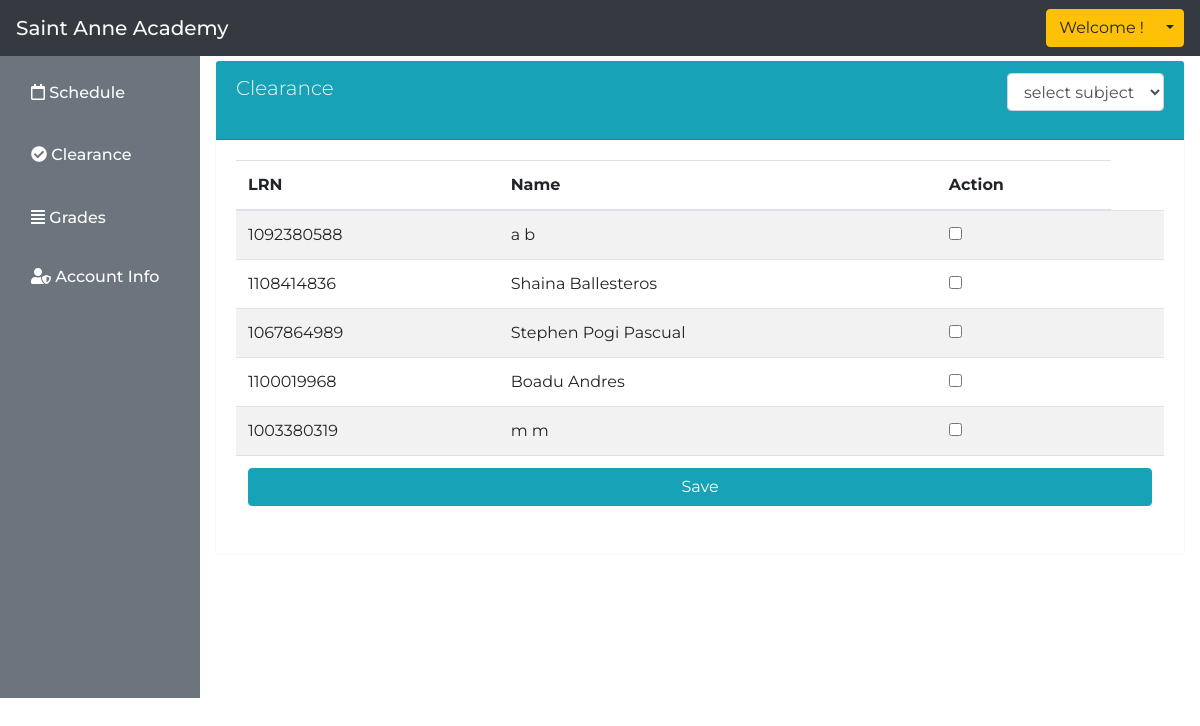
The page /faculty/clearance.php?id=7 on the database its author committed.
### tables this page shows
CREATE TABLE `clearance` (
  `clearance_id` int(11) NOT NULL,
  `lrn` varchar(255) NOT NULL,
  `grade_level` varchar(255) NOT NULL,
  `status` enum('0','1') NOT NULL,
  `subject_id` varchar(255) NOT NULL
);

CREATE TABLE `student` (
  `student_id` int(11) NOT NULL,
  `lrn` varchar(255) NOT NULL,
  `grade_level_id` varchar(255) NOT NULL,
  `section` varchar(255) NOT NULL,
  `school_year` varchar(255) NOT NULL,
  `family_name` text NOT NULL,
  `first_name` text NOT NULL,
  `middle_name` text NOT NULL,
  `bday` date NOT NULL,
  `gender` text NOT NULL,
  `address` varchar(255) NOT NULL,
  `status` text NOT NULL,
  `mother_tounge` text NOT NULL,
  `religion` text NOT NULL,
  `ethnicity` text NOT NULL,
  `dialect` text NOT NULL,
  `other_details` text NOT NULL,
  `school_id_number` varchar(255) NOT NULL,
  `school_name` text NOT NULL,
  `adviser_name` text NOT NULL,
  `father_name` text NOT NULL,
  `mother_name` text NOT NULL,
  `guardian_name` text NOT NULL,
  `mobile_number` varchar(20) NOT NULL
);

### faculty/clearance.php (the view, shortened to what this page needs)
<?php require 'layouts/faculty_header.php'; ?>
<div class="float-right col-10" style="margin-top: 5%;">
    <div class="card border-light mb-3" style="max-width: 100%;">
        <div class="card-header bg-info text-light">
            <div class="row">
                <div class="col-6 lead">Clearance</div>
                <div class="col-6">
                    <form id="myForm" method="post">
                        <div class="form-group float-right">
                            <select class="form-control" id="selected_subject" name="select_subject" onchange="window.location='clearance.php?id='+this.value+'&pos='+this.selectedIndex;">
                                <option value="ALL">select subject</option>
                                <?php
                                    $con = mysqli_connect("localhost", "root", "", "enrollment");
                                ?>
                            </select>
                            <?php
                                $vince = '';
                                if(isset($_GET['id'])){
                                    $id = $_GET['id'];
                                    $vince = $id;
                            ?>
                            <?php } ?>
                        </div>
                    </form>
                </div>
            </div>
        </div>
        <div class="card-body">
            <?php
                if($vince >= 1) {
                    $disp_stud = mysqli_query($con, "SELECT clearance.lrn, student.lrn, student.family_name, student.first_name, student.grade_level_id FROM clearance INNER JOIN student ON student.lrn = clearance.lrn where student.grade_level_id = '$vince' and clearance.status = '0'");
                    $a = 0;
                    $num_rows = mysqli_num_rows($disp_stud);
                    if($num_rows < 1) {
                        $message = 'All students have cleared their clearance';
                    }
                    else {
            ?>
                <form action="clearance.php" method="post">
                    <table class="table table-striped">
                        <thead>
                            <tr>
                                <th scope="col">LRN</th>
                                <th scope="col">Name</th>
                                <th scope="col">Action</th>
                            </tr>
                        </thead>
                        <tbody>
                            <?php
                                while($row = mysqli_fetch_array($disp_stud)) {
                                    $a += $_SESSION['idx'];
                            ?>
                            <tr>
                                <td><?php echo $row['lrn'] ?></td>
                                <td><?php echo $row['first_name']; ?> <?php echo $row['family_name']; ?></td>
                                <td><input type="checkbox" name="check<?php echo $a;?>" value="check" id="LetterNeed" onclick="validate()"></td>
                                <td>
                                </td>
                            <?php
                                }
                            ?>
                            </tr>
                            <tr>
                                <td colspan="5">
                                    <button onclick="saveClick()" class="btn btn-info w-100 float-right">Save</button>
                                </td>
                            </tr>
                        </tbody>
                    </table>
                </form>
            <?php
                    }
                }
                else {
                    if($vince < 1) {
                        $message = 'Please choose a subject';
                    }
                }
            ?>
        </div>
    </div>
</div>
<?php require 'layouts/faculty_footer.php'; ?>

### faculty/layouts/faculty_header.php (style rules this page uses)
body { font-family: Montserrat; }

### rows shown on the page
clearance: student.lrn "1092380588", student.first_name "a", student.family_name "b"
clearance: student.lrn "1108414836", student.first_name "Shaina", student.family_name "Ballesteros"
clearance: student.lrn "1067864989", student.first_name "Stephen Pogi", student.family_name "Pascual"
clearance: student.lrn "1100019968", student.first_name "Boadu", student.family_name "Andres"
clearance: student.lrn "1003380319", student.first_name "m", student.family_name "m"
